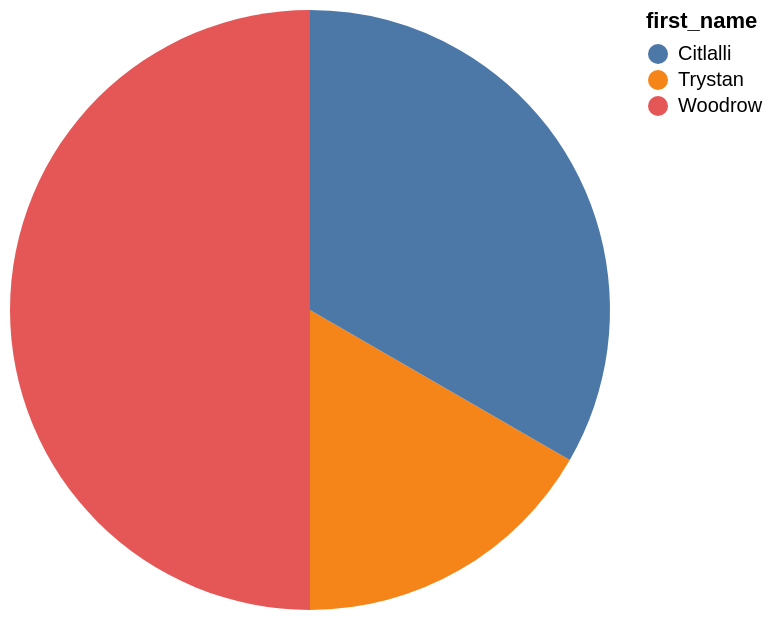

Here is the Vega-Lite specification saved for this chart:
### Vega-Lite specification from a JSON file in a GitHub repository (floating-point values rounded to 4 significant figures)
{"data": {"values": [{"x_data": "Trystan", "y_data": 3}, {"x_data": "Citlalli", "y_data": 6}, {"x_data": "Woodrow", "y_data": 9}]}, "mark": "arc", "encoding": {"theta": {"field": "y_data", "type": "quantitative", "title": "teacher_id"}, "color": {"field": "x_data", "type": "nominal", "title": "first_name"}}}
